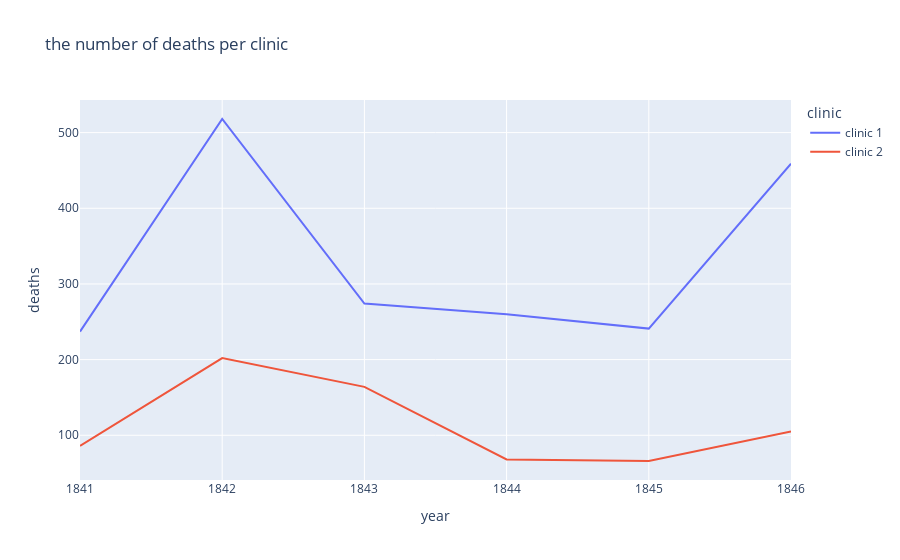

The notebook cell this image was saved under:
### Code cell
line= px.line(df_year,
             x ='year',
             y='deaths',
             color= 'clinic',
             title=' the number of deaths per clinic')
line.show()

### Figure 1 — Plotly figure (JSON) as saved in the notebook; plotly's stock layout.template omitted (floating-point values rounded to 4 significant figures)
{"data": [{"hovertemplate": "clinic=clinic 1<br>year=%{x}<br>deaths=%{y}<extra></extra>", "legendgroup": "clinic 1", "line": {"color": "#636efa", "dash": "solid"}, "marker": {"symbol": "circle"}, "mode": "lines", "name": "clinic 1", "orientation": "v", "showlegend": true, "type": "scatter", "x": [1841, 1842, 1843, 1844, 1845, 1846], "xaxis": "x", "y": [237, 518, 274, 260, 241, 459], "yaxis": "y"}, {"hovertemplate": "clinic=clinic 2<br>year=%{x}<br>deaths=%{y}<extra></extra>", "legendgroup": "clinic 2", "line": {"color": "#EF553B", "dash": "solid"}, "marker": {"symbol": "circle"}, "mode": "lines", "name": "clinic 2", "orientation": "v", "showlegend": true, "type": "scatter", "x": [1841, 1842, 1843, 1844, 1845, 1846], "xaxis": "x", "y": [86, 202, 164, 68, 66, 105], "yaxis": "y"}], "layout": {"autosize": true, "legend": {"title": {"text": "clinic"}, "tracegroupgap": 0}, "title": {"text": " the number of deaths per clinic"}, "xaxis": {"anchor": "y", "autorange": true, "domain": [0, 1], "range": [1841, 1846], "title": {"text": "year"}, "type": "linear"}, "yaxis": {"anchor": "x", "autorange": true, "domain": [0, 1], "range": [40.89, 543.1], "title": {"text": "deaths"}, "type": "linear"}}}
